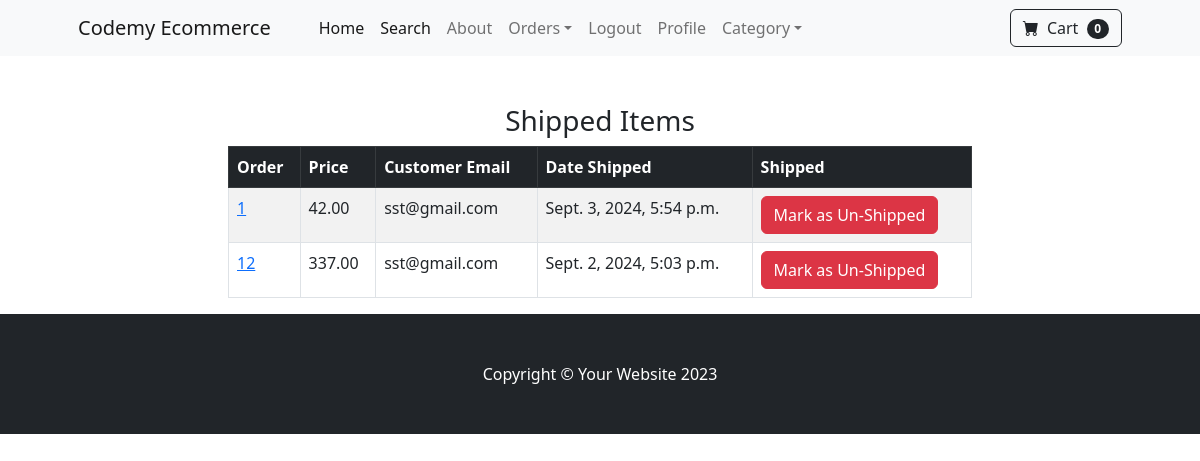
The page /payment/shipped_dash (signed in) on the database its author committed.
### payment/models.py (models this page shows, shortened)
class Order(models.Model):
    user = models.ForeignKey(User,on_delete=models.CASCADE,null=True,blank=True)
    full_name =  models.CharField(max_length=250)
    email = models.EmailField(max_length=250)
    shipping_address = models.TextField(max_length=15000)
    amount_paid = models.DecimalField(max_digits=7,decimal_places=2)
    date_ordered = models.DateTimeField(auto_now_add=True)
    shipped =  models.BooleanField(default=False)
    date_shipped = models.DateTimeField(blank=True,null=True)

### payment/views.py (the view, shortened to what this page needs)
# urls.py: path('shipped_dash',views.shipped_dash,name='shipped_dash'),
def shipped_dash(request):
    if request.user.is_authenticated and request.user.is_superuser:
        orders = Order.objects.filter(shipped = True)
        return render(request,'payment/shipped_dash.html',{"orders":orders})
    else:
        messages.success(request,"Access denied")
        return redirect('home')

### cart/context_processor.py (called while the page is built)
def cart(request):
    return {'csrt':Cart(request)}

### payment/templates/payment/shipped_dash.html (shortened to what this page needs)
{% extends 'base.html' %}
{% block content %}
<div class="container">
    <div class="row">
        <center>
            <div class="col-8">
                <br/><br/>
                <h3>Shipped Items</h3>
                <table class="table table-striped table-hover table-bordered">
                    <thead class="table-dark">
                      <tr>
                        <th scope="col">Order</th>
                        <th scope="col">Price</th>
                        <th scope="col">Customer Email</th>
                        <th scope="col">Date Shipped</th>
                        <th scope="col">Shipped</th>
                      </tr>
                    </thead>
                    <tbody>
                    {% for item in orders %}
                      <tr>
                        <td><a href="{% url 'orders' item.id %}" >{{item.id}}</a></td>
                        <td>{{item.amount_paid}}</td>
                        <td>{{item.email}}</td>
                        <td>{{item.date_shipped}}</td>
                        <td>
                          <form method="POST">
                            <button type="submit" class="btn btn-danger">Mark as Un-Shipped</button>
                          </form>
                        </td>
                      </tr>
                    {% endfor %}
                    </tbody>
                </table>
            </div>
        </center>
    </div>
</div>
{% endblock %}

### rows shown on the page
Order: id "1", amount_paid "42.00", email "sst@gmail.com", date_shipped "Sept. 3, 2024, 5:54 p.m."
Order: id "12", amount_paid "337.00", email "sst@gmail.com", date_shipped "Sept. 2, 2024, 5:03 p.m."

### other values the page prints
{{ cart|length }} "0"
